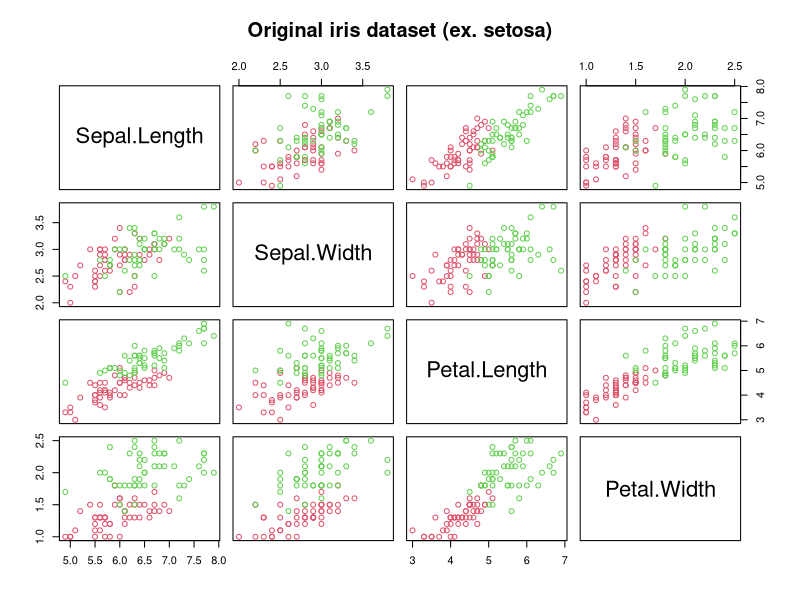
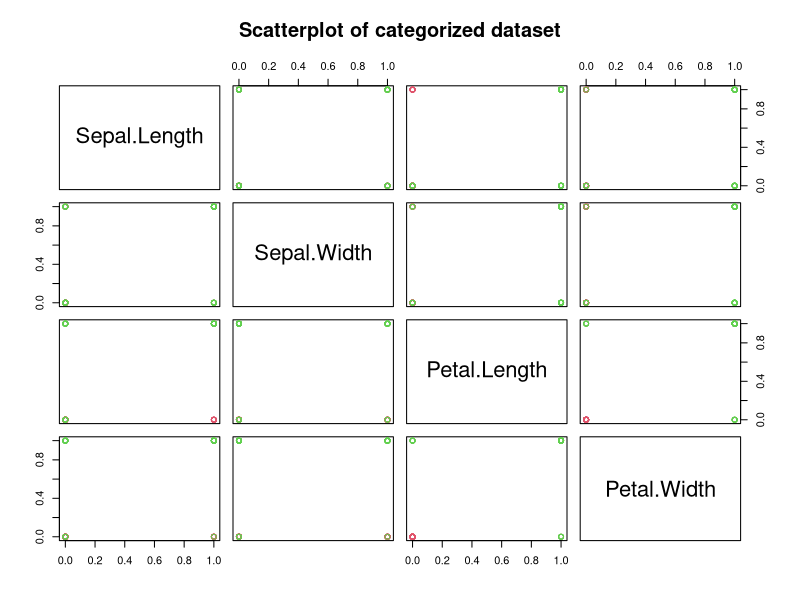
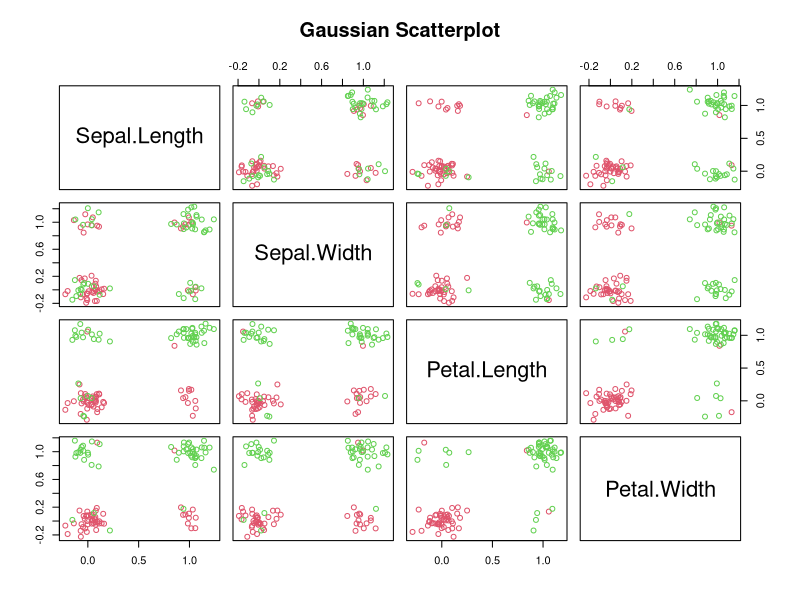

These charts were generated, in order, by the following R code:

data("iris")
d = iris[c(51:150),]
head(d)
pairs(d[,-5], col=d[,5], main='Original iris dataset (ex. setosa)')

# categorization
d1=d[,-5]
med = apply(as.matrix(d1),2,FUN=median)
med = matrix(rep(med,100), nrow = 100, byrow = TRUE)
d1[d1<=med] = 0
d1[d1> med] = 1
pairs(d1, col=d[,5], main='Scatterplot of categorized dataset')

# Adding the noise
set.seed(1)
e = matrix(rnorm(400), nrow = 100)
d2 = d1 + e*0.1 # scale factor
pairs(d2, col=d[,5], main='Gaussian Scatterplot')
